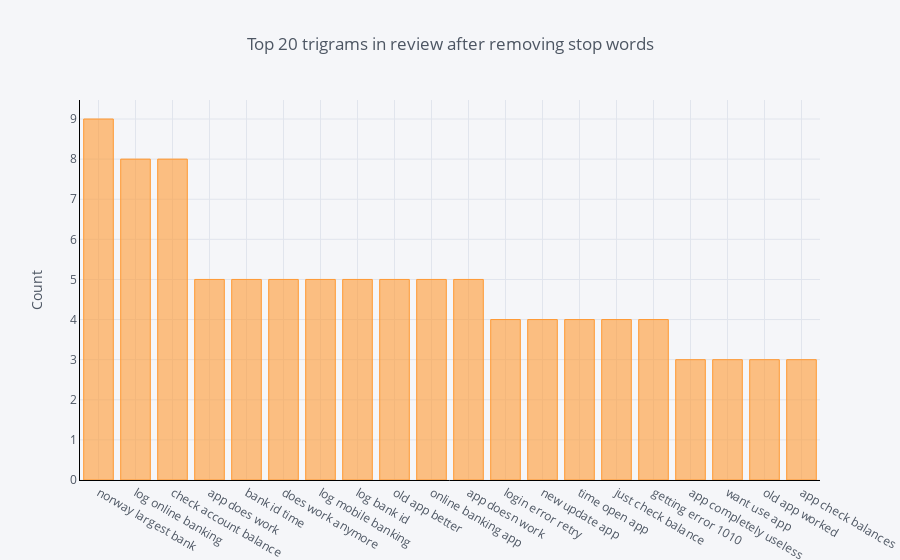

The cell this chart's notebook holds for it:
### Code cell
df6.groupby('Review_Eng').sum()['count'].sort_values(ascending=False).iplot(
    kind='bar', yTitle='Count', linecolor='black', title='Top 20 trigrams in review after removing stop words')

### Figure 1 — Plotly figure (JSON) as saved in the notebook; plotly's stock layout.template omitted (floating-point values rounded to 4 significant figures)
{"data": [{"marker": {"color": "rgba(255, 153, 51, 0.6)", "line": {"color": "rgba(255, 153, 51, 1.0)", "width": 1}}, "name": "count", "orientation": "v", "text": "", "type": "bar", "uid": "b1a6f4be-fc72-4dc2-9a5b-72618b1ef62c", "x": ["norway largest bank", "log online banking", "check account balance", "app does work", "bank id time", "does work anymore", "log mobile banking", "log bank id", "old app better", "online banking app", "app doesn work", "login error retry", "new update app", "time open app", "just check balance", "getting error 1010", "app completely useless", "want use app", "old app worked", "app check balances"], "y": [9, 8, 8, 5, 5, 5, 5, 5, 5, 5, 5, 4, 4, 4, 4, 4, 3, 3, 3, 3]}], "layout": {"legend": {"bgcolor": "#F5F6F9", "font": {"color": "#4D5663"}}, "paper_bgcolor": "#F5F6F9", "plot_bgcolor": "#F5F6F9", "title": {"font": {"color": "#4D5663"}, "text": "Top 20 trigrams in review after removing stop words"}, "xaxis": {"gridcolor": "#E1E5ED", "linecolor": "black", "showgrid": true, "tickfont": {"color": "#4D5663"}, "title": {"font": {"color": "#4D5663"}, "text": ""}, "zerolinecolor": "#E1E5ED"}, "yaxis": {"gridcolor": "#E1E5ED", "linecolor": "black", "showgrid": true, "tickfont": {"color": "#4D5663"}, "title": {"font": {"color": "#4D5663"}, "text": "Count"}, "zerolinecolor": "#E1E5ED"}}}
